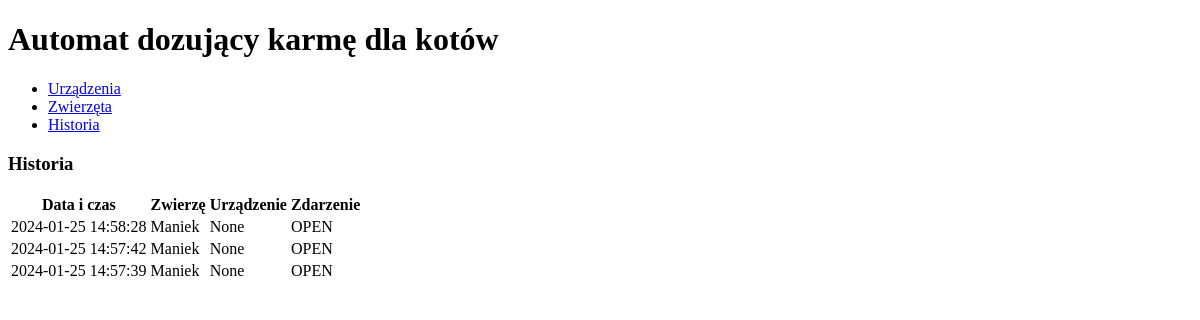
Page /history/ on the earlier database version.
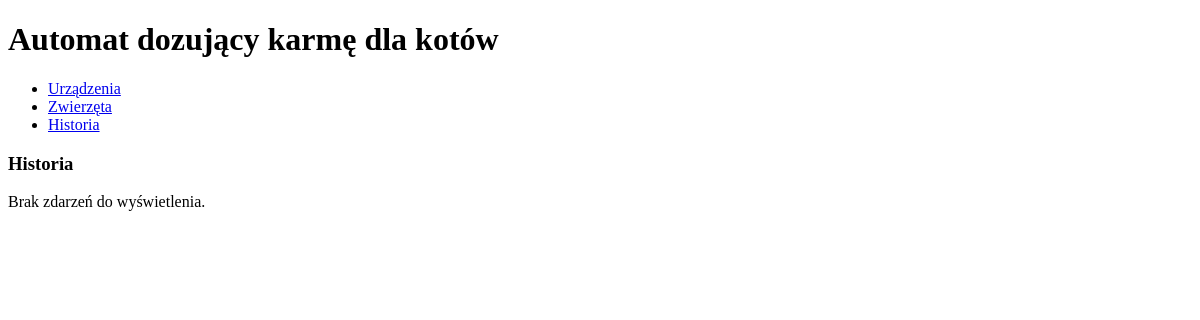
Same page on the later database version.
### tables this page shows
CREATE TABLE history (
            id INTEGER PRIMARY KEY AUTOINCREMENT,
            datetime DATETIME,
            pet_id INTEGER,
            device_id INTEGER,
            event TEXT NOT NULL,
            FOREIGN KEY (device_id) REFERENCES devices (id),
            FOREIGN KEY (pet_id) REFERENCES pets (id)
        );

CREATE TABLE pets (
            id INTEGER PRIMARY KEY AUTOINCREMENT,
            rfid TEXT NOT NULL UNIQUE,
            name TEXT NOT NULL,
            photo_filename TEXT NOT NULL
        );

### app.py (the view)
@app.route('/history/')
def history():
    history_dict = db.get_records_special("history")
    return render_template("history.html", data=history_dict)

### database/db_functions.py (called while the page is built)
def connect():
    here = os.path.dirname(os.path.abspath(__file__))
    database = os.path.join(here, "database.db")
    try:
        conn = sqlite3.connect(database)
        print("connected")
        cur = conn.cursor()
        return conn, cur
    except sqlite3.Error as e:
        print(e)

def commit_close(conn):
    conn.commit()
    conn.close()

def get_records_special(q):
    query = get_queries[q]
    conn, cur = connect()
    records = []
    try:
        cur.execute(query)
        columns = [column[0] for column in cur.description]
        rows = cur.fetchall()
        records = [dict(zip(columns, row)) for row in rows]
    except sqlite3.Error as e:
        print(e)
    commit_close(conn)
    return records if records else None

### templates/history.html (shortened to what this page needs)
{% extends 'template.html' %}
{% block content %}
    <h3>Historia</h3>
    {% if data %}
        <table>
            <tr>
                <th>Data i czas</th>
                <th>Zwierzę</th>
                <th>Urządzenie</th>
                <th>Zdarzenie</th>
            </tr>
            {% for item in data %}
                <tr>
                    <td>{{ item['datetime'] }}</td>
                    <td>{{ item['pet'] if item['pet'] else 'APP' }}</td>
                    <td>{{ item['device'] }}</td>
                    <td>{{ item['event'] }}</td>
                </tr>
            {% endfor %}
        </table>
    {% else %}
        <p>Brak zdarzeń do wyświetlenia.</p>
    {% endif %}
{% endblock %}

### templates/template.html (shortened to what this page needs)
<!DOCTYPE html>
<html lang="en">
<head>
</head>
<body>
    {% include 'topnav.html' %}
    <div class="content">
        {%  block content %}{% endblock %}
    </div>
</body>
</html>

### templates/topnav.html
<div class="topnav">
    <h1>Automat dozujący karmę dla kotów</h1>
    <div class="navbar">
        <ul>
            <li class="nav-item"><a href="{{ url_for('devices') }}">Urządzenia</a></li>
            <li class="nav-item"><a href="{{ url_for('pets') }}">Zwierzęta</a></li>
            <li class="nav-item"><a href="{{ url_for('history') }}">Historia</a></li>
        </ul>
    </div>
</div>

Differences in the rows shown:
removed history: datetime "2024-01-25 14:58:28", name "Maniek", device "None", event "OPEN"
removed history: datetime "2024-01-25 14:57:42", name "Maniek", device "None", event "OPEN"
removed history: datetime "2024-01-25 14:57:39", name "Maniek", device "None", event "OPEN"
Other differences:
text no longer shown: "Data i czas Zwierzę Urządzenie Zdarzenie"
text now shown: "Brak zdarzeń do wyświetlenia."
